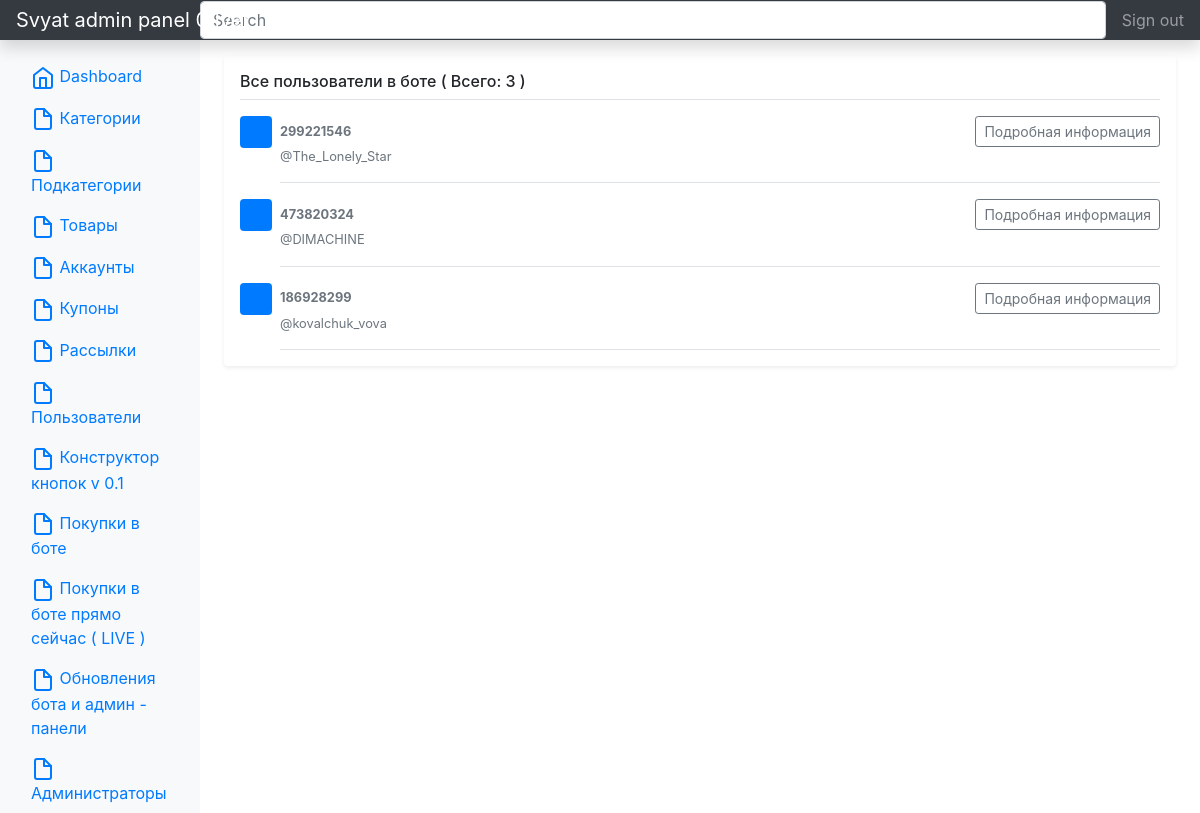
The app's page /admin/users (signed in) with its own data.
### app.py (models this page shows, shortened)
class User(db.Model):
    id = db.Column(db.Integer, primary_key=True)
    user_id = db.Column(db.Integer, nullable=False)
    username = db.Column(db.Text)
    date = db.Column(db.String, nullable=False)

### app.py (the view)
@app.route("/admin/users")
@login_required
def adminUsers():
    users = User.query.all()
    users_count = User.query.count()
    ref_link_user = "https://t.me/Gold_Games_bot?start="
    modals = User.query.all()
    return render_template("users.html", users=users, users_count=users_count, ref_link_user=ref_link_user,
                           modals=modals)

### app.py (called while the page is built)
@manager.user_loader
def load_user(user_id):
    return AdminUser.query.get(user_id)

@app.after_request
def redirect_to_signin(response):
    if response.status_code == 401:
        return redirect(url_for('login_page'))
    return response

### templates/users.html (shortened to what this page needs)
{% extends 'base.html' %}
{% block body %}
<div class="my-3 p-3 bg-white rounded shadow-sm">
    <h6 class="border-bottom border-gray pb-2 mb-0">Все пользователи в боте ( Всего: {{ users_count }} )</h6>
    {% for el in users %}
    <div class="media text-muted pt-3">
      <svg class="bd-placeholder-img mr-2 rounded" width="32" height="32" xmlns="http://www.w3.org/2000/svg" preserveAspectRatio="xMidYMid slice" focusable="false" role="img" aria-label="Placeholder: 32x32"><title>Placeholder</title><rect width="100%" height="100%" fill="#007bff"></rect><text x="50%" y="50%" fill="#007bff" dy=".3em">32x32</text></svg>
      <div class="media-body pb-3 mb-0 small lh-125 border-bottom border-gray">
        <div class="d-flex justify-content-between align-items-center w-100">
          <strong class="text-gray-dark">{{ el.user_id }}</strong>
          <button class="btn btn-sm btn-outline-secondary" data-toggle="modal" data-target="#{{ el.username }}">Подробная информация</button>
        </div>
        <span class="d-block">@{{ el.username }}</span>
      </div>
    </div>
    {% endfor %}
    </div>
{% endblock %}

### records on screen
User: user_id "299221546", username "The_Lonely_Star"
User: user_id "473820324", username "DIMACHINE"
User: user_id "186928299", username "kovalchuk_vova"

### other values on screen
{{ users_count }} "3"
